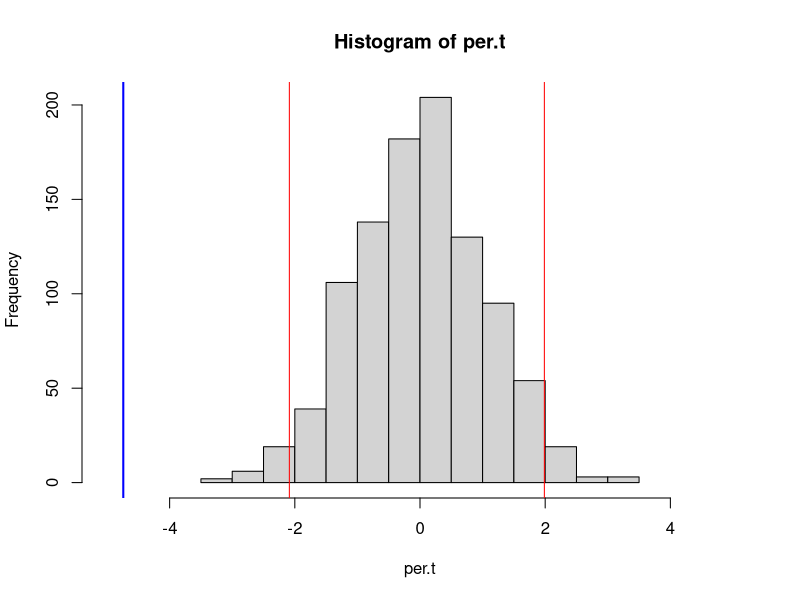
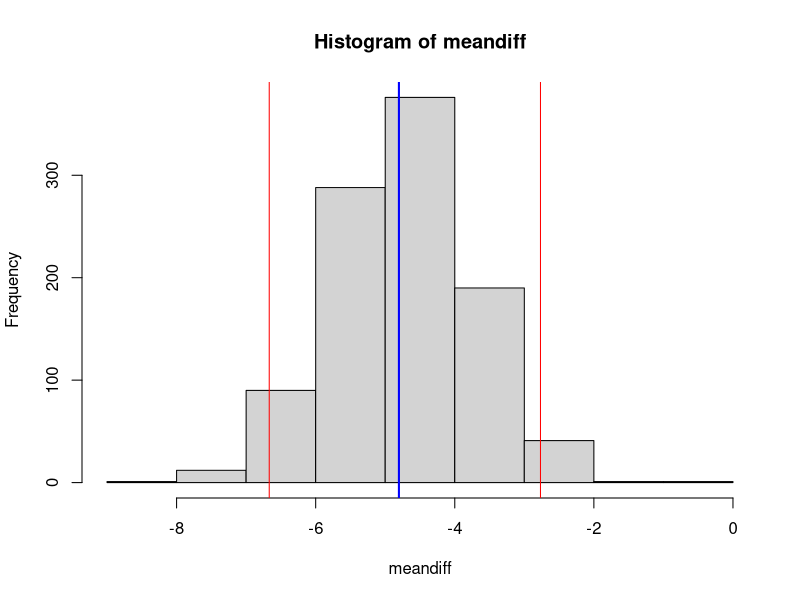
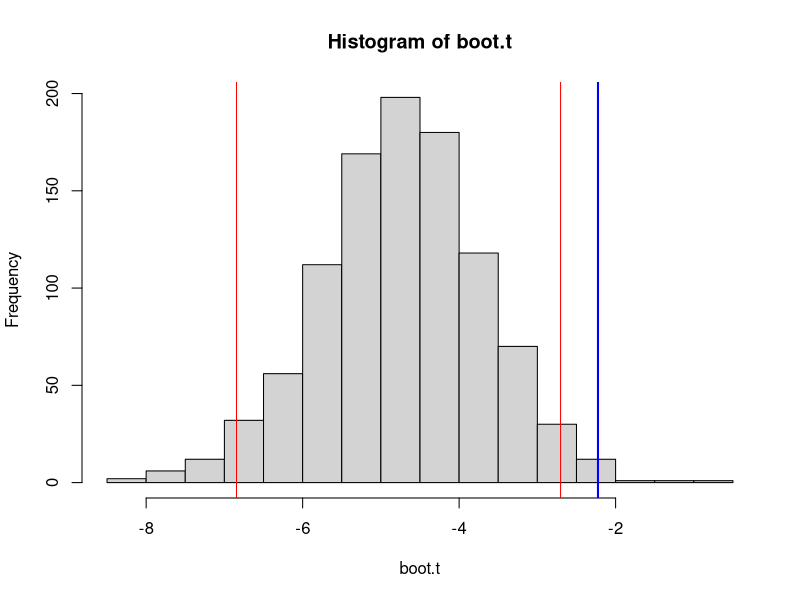
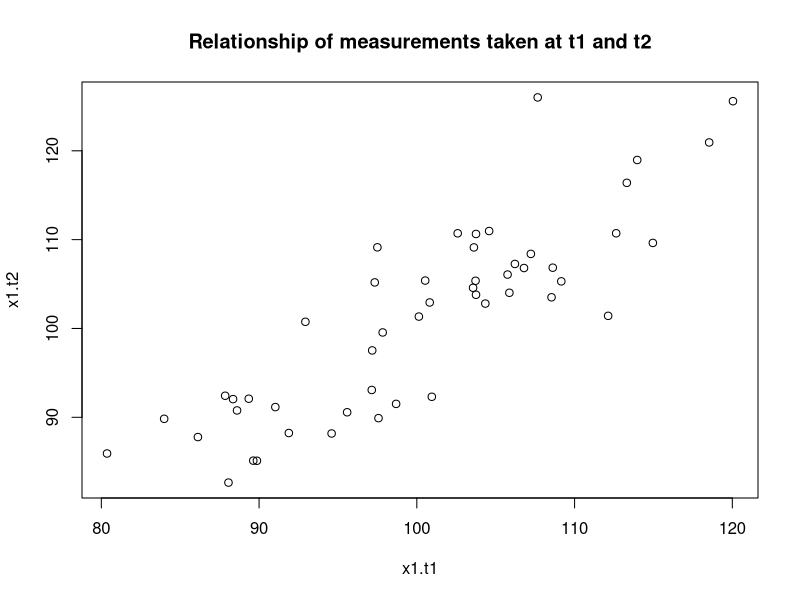
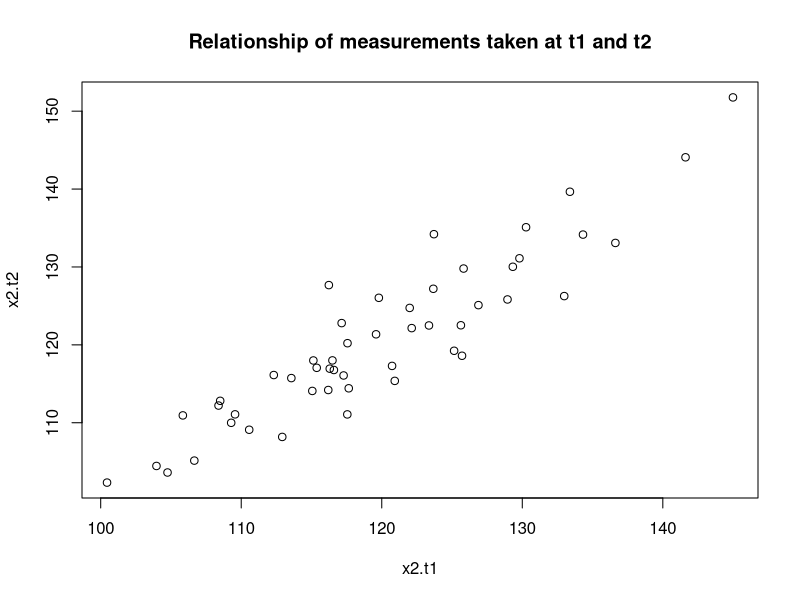
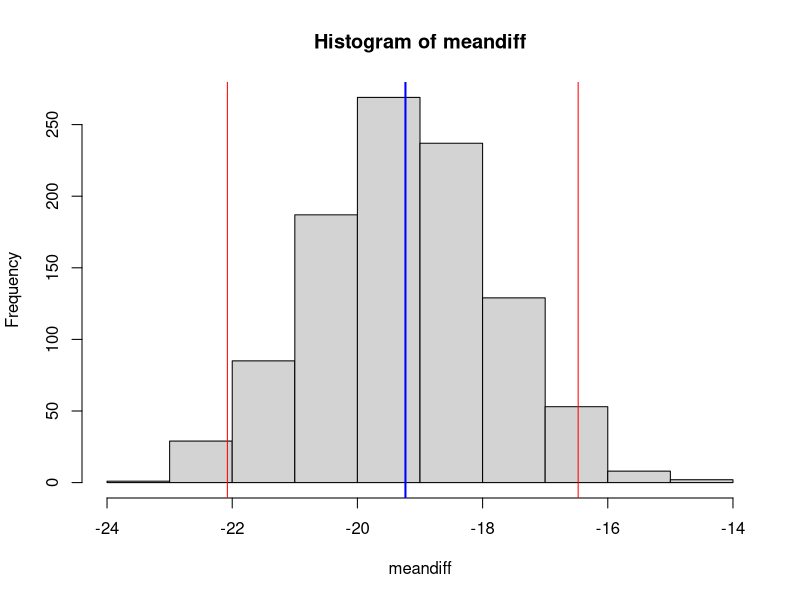
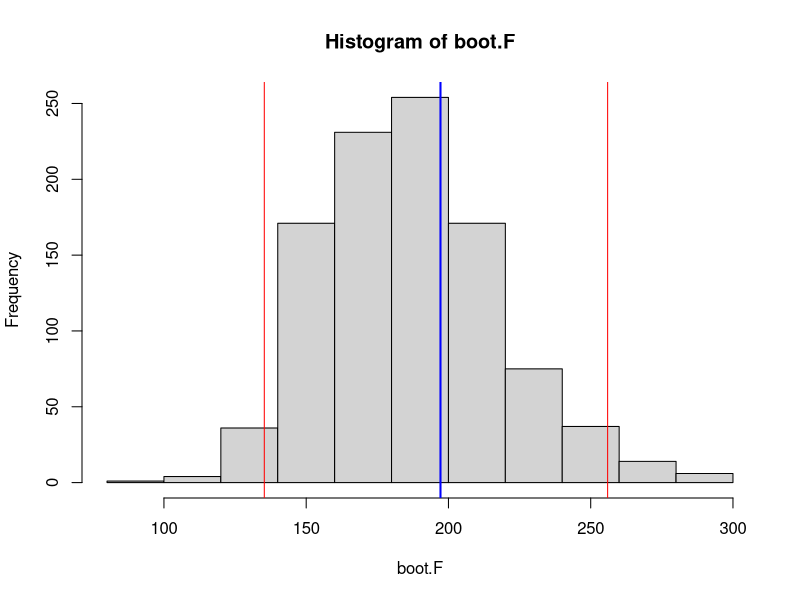
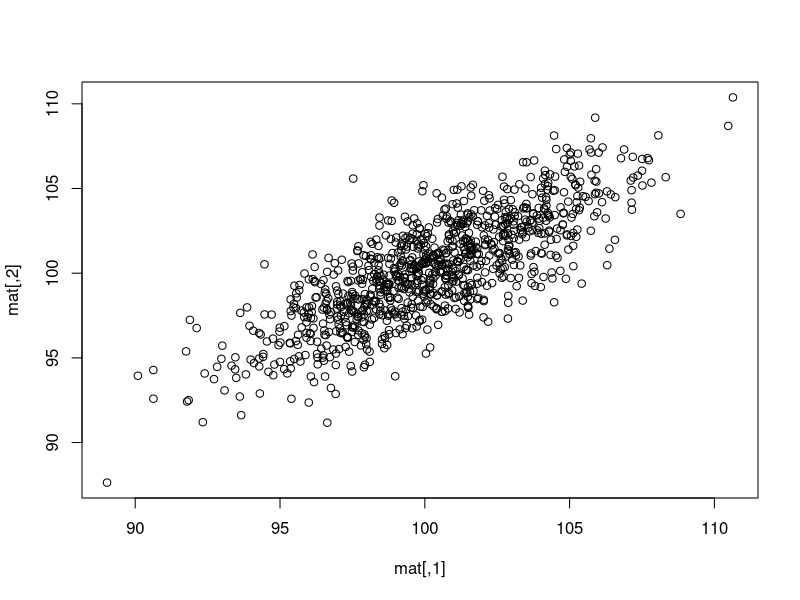

R code for these plots, in order:
## ---- chunk 1
set.seed(1079)
x1 = rnorm(100,mean=0,sd=10)
x2 = rnorm(80,mean=3,sd=.2)
x = c(x1,x2)
group = c(rep("x1",100),rep("x2",80))
t.test(x1,x2)
## ---- chunk 2
group.samp = sample(group)	#randomly suffles 'group' vector
t.test(x[group.samp=="x1"],x[group.samp=="x2"])  #same t statistic for permuted data
## ---- chunk 3
per.mat = matrix(group,ncol=1000,nrow=length(x))  #initial matrix, all cols the same
per.mat = apply(per.mat,2,function(x)sample(x))  #randomly permute each column
## ---- chunk 4
per.t = apply(per.mat,2,function(y) {test = t.test(x[y=="x1"],x[y=="x2"]); unlist(test["statistic"])})
nullCI = quantile(per.t,c(.025,.975)) #middle 95% of null distribution
hist(per.t,xlim=c(-5,5)); abline(v=-4.7405,col="blue",lwd=2); abline(v=nullCI,col="red",lty=1)
## ---- chunk 5
boot.t = rep(0,1000) #holding vector for t stats
meandiff = rep(0,1000) #holding vector for difference in means
for(i in 1:1000) {
	s.x1 = sample(x1,length(x1),replace=T)
	s.x2 = sample(x2,length(x2),replace=T)
	meandiff[i] = mean(s.x1) - mean(s.x2) #differences in means: ignores underlying variances
	boot.t[i] = unlist(t.test(s.x1,s.x2)["statistic"]) #incorporates underlying variances
}
meandiffCI = quantile(meandiff,c(.025,.975)) #middle 95% of bootstrapped distribution of mean diff
hist(meandiff); abline(v=mean(x1) - mean(x2),col="blue",lwd=2); abline(v=meandiffCI,col="red",lty=1)
## ---- chunk 6
bootCI = quantile(boot.t,c(.025,.975)) #middle 95% of bootstrapped distribution of t
hist(boot.t); abline(v=-2.2252,col="blue",lwd=2); abline(v=bootCI,col="red",lty=1)
## ---- chunk 7
x1.t1 = rnorm(50,mean=100,sd=10)
x1.t2 = rnorm(50,mean=x1.t1,sd=5) #value of observation when t=2 closely correlated to observation when t=1
plot(x1.t1,x1.t2,main="Relationship of measurements taken at t1 and t2")
x2.t1 = rnorm(50,mean=120,sd=10)
x2.t2 = rnorm(50,mean=x2.t1,sd=5) #ditto x2
plot(x2.t1,x2.t2,main="Relationship of measurements taken at t1 and t2")
## ---- chunk 8
x = c(x1.t1,x1.t2,x2.t1,x2.t2)
group = rep(c("x1","x2"),each=100)
time = rep(rep(c("t1","t2"),each=50),2)
summary(aov(x~group)) #overall difference in group means ignoring time
summary(aov(x~group+Error(time))) #overall difference in group means using time as stratum (blocks)
## ---- chunk 9
boot.F = rep(0,1000) #illustrate with F statistic this time
meandiff = rep(0,1000) #holding vector for difference in means
for(i in 1:1000) {
	s.x1t1 = sample(x1.t1,length(x1.t1),replace=T)
	s.x2t1 = sample(x2.t1,length(x2.t1),replace=T)
	s.x1t2 = sample(x1.t2,length(x1.t2),replace=T)
	s.x2t2 = sample(x2.t2,length(x2.t2),replace=T)
	y = c(s.x1t1,s.x1t2,s.x2t1,s.x2t2)
	meandiff[i] = mean(c(s.x1t1,s.x1t2)) - mean(c(s.x2t1,s.x2t2)) 
	boot.F[i] = summary(aov(y~group))[[1]][1,4] #F stat
}
meandiffCI = quantile(meandiff,c(.025,.975)) #middle 95% of bootstrapped distribution of mean diff
hist(meandiff); abline(v=mean(c(x1.t1,x1.t2)) - mean(c(x2.t1,x2.t2)),col="blue",lwd=2); abline(v=meandiffCI,col="red",lty=1)
	#bootstrapped difference in means, allowing for temporal dependence

bootFCI = quantile(boot.F,c(.025,.975)) #middle 95% of bootstrapped distribution of t
hist(boot.F); abline(v=197.2,col="blue",lwd=2); abline(v=bootFCI,col="red",lty=1)
	#this is a permutation form of repeated measures ANOVA
## ---- chunk 10
library(MASS)
mat = mvrnorm(1000,mu=c(100,100),Sigma=matrix(c(10,8,8,10),2,2)) #correlated x and y
plot(mat)
real.R2 = summary(lm(mat[,2]~mat[,1]))$r.square #empirical R2
real.R2
mat = data.frame(mat)
#bootstrap R2
boot.R2 = rep(0,1000)
for(i in 1:1000) {
	rows = sample(1:1000,replace=T) #chooses rows of mat at random, but with replacement
	boot.R2[i] = summary(lm(X2~X1,data=mat[rows,]))$r.square #regression using bootstrapped rows
}
bootCI = quantile(boot.R2,c(.025,.975)) #middle 95% of bootstrapped distribution of t
bootCI
hist(boot.R2); abline(v=real.R2,col="blue",lwd=2); abline(v=bootCI,col="red",lty=1)
## ---- chunk 11
library(vegan)
data(varespec); data(varechem)
head(varespec) #cover values for 44 species in 24 plots
head(varechem) #soil chemistry data for those 24 plots
## ---- chunk 12
ad = adonis(varespec~varechem$Ca)
ad; summary(ad)
